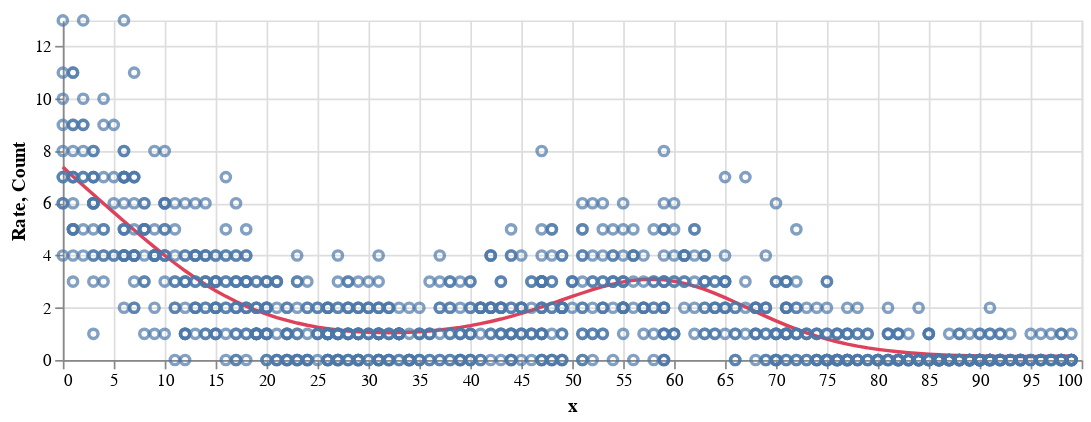

Notebook cell for this chart:
### Code cell
rate = (
  alt.Chart(df_data).mark_line(color='#de425b').encode(
		x=alt.X('x', title='x'),
		y=alt.Y('rate', title='Rate'),
	)
)

count = alt.Chart(df_data).mark_point().encode(
	x=alt.X('x', title='x'),
	y=alt.Y('y', title='Count'),
)

(rate + count).properties(width=600, height=200)

### Figure 1 — Vega-Lite specification as saved in the notebook (floating-point values rounded to 4 significant figures; data arrays with more than 128 entries replaced by an {"elided": "..."} marker saying what was removed)
{"config": {"view": {"continuousWidth": 300, "continuousHeight": 300}}, "layer": [{"mark": {"type": "line", "color": "#de425b"}, "encoding": {"x": {"field": "x", "title": "x", "type": "quantitative"}, "y": {"field": "rate", "title": "Rate", "type": "quantitative"}}}, {"mark": {"type": "point"}, "encoding": {"x": {"field": "x", "title": "x", "type": "quantitative"}, "y": {"field": "y", "title": "Count", "type": "quantitative"}}}], "data": {"name": "data-8460cc86eb84ed0d279a6c160c7f6f0a"}, "height": 200, "width": 600, "$schema": "https://vega.github.io/schema/vega-lite/v5.20.1.json", "datasets": {"data-8460cc86eb84ed0d279a6c160c7f6f0a": {"elided": "1000 records"}}}
